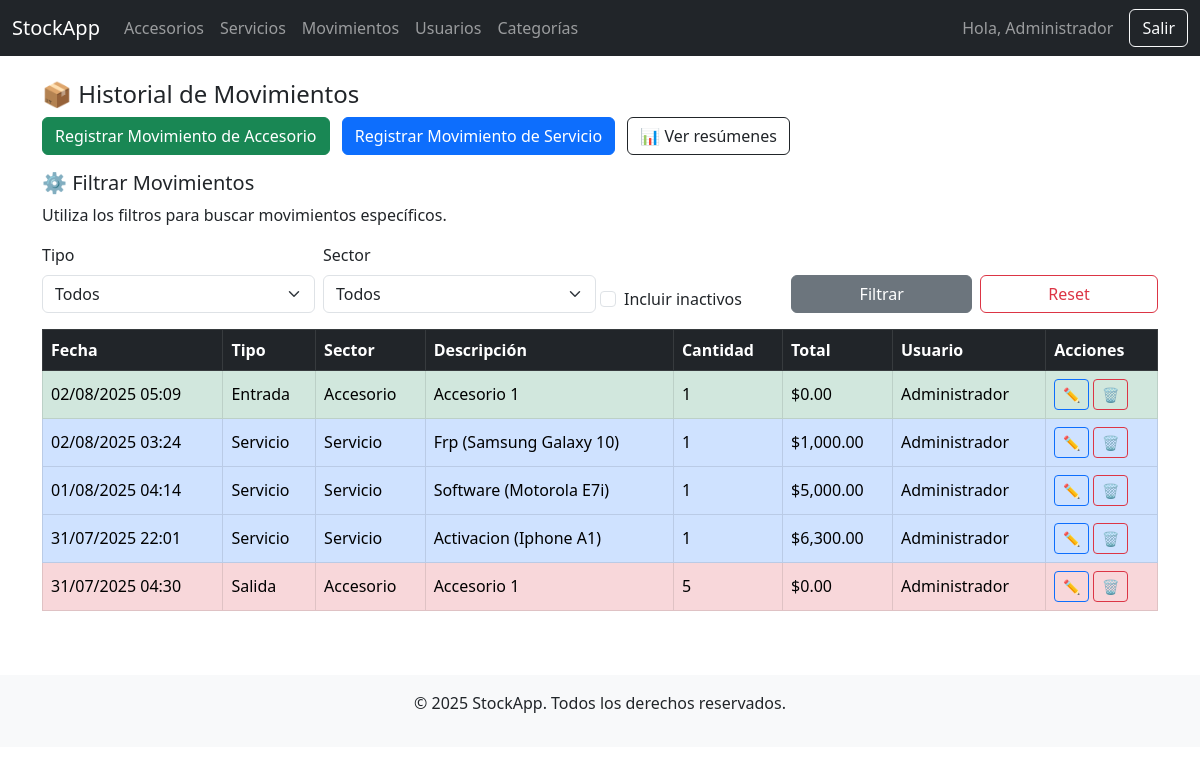
/movimientos/historial.php (signed in), run on the app's committed database.
### tables this page shows
CREATE TABLE `movimientos` (
  `id` int(11) NOT NULL,
  `usuario_id` int(11) DEFAULT NULL,
  `tipo` enum('entrada','salida','servicio') NOT NULL,
  `sector` enum('accesorio','servicio') NOT NULL,
  `item_id` int(11) NOT NULL,
  `cantidad` int(11) NOT NULL,
  `total` decimal(10,2) NOT NULL,
  `observacion` text DEFAULT NULL,
  `activo` tinyint(1) DEFAULT 1,
  `creado_en` timestamp NOT NULL DEFAULT current_timestamp()
);

CREATE TABLE `accesorios` (
  `id` int(11) NOT NULL,
  `nombre` varchar(100) NOT NULL,
  `descripcion` text DEFAULT NULL,
  `marca` varchar(100) DEFAULT NULL,
  `modelo` varchar(100) DEFAULT NULL,
  `categoria_id` int(11) DEFAULT NULL,
  `stock_actual` int(11) DEFAULT 0,
  `stock_minimo` int(11) DEFAULT 0,
  `precio_compra` decimal(10,2) DEFAULT 0.00,
  `precio_venta` decimal(10,2) DEFAULT 0.00,
  `ubicacion` varchar(100) DEFAULT NULL,
  `activo` tinyint(1) DEFAULT 1,
  `creado_en` timestamp NOT NULL DEFAULT current_timestamp(),
  `actualizado_en` timestamp NOT NULL DEFAULT current_timestamp() ON UPDATE current_timestamp()
);

CREATE TABLE `usuarios` (
  `id` int(11) NOT NULL,
  `nombre` varchar(100) NOT NULL,
  `email` varchar(100) NOT NULL,
  `password` varchar(255) NOT NULL,
  `rol` enum('admin','empleado') DEFAULT 'empleado',
  `activo` tinyint(1) DEFAULT 1,
  `creado_en` timestamp NOT NULL DEFAULT current_timestamp()
);

CREATE TABLE `servicios` (
  `id` int(11) NOT NULL,
  `marca` varchar(100) NOT NULL,
  `modelo` varchar(100) NOT NULL,
  `activacion` decimal(10,2) DEFAULT 0.00,
  `software` decimal(10,2) DEFAULT 0.00,
  `frp` decimal(10,2) DEFAULT 0.00,
  `formatear` decimal(10,2) DEFAULT 0.00,
  `pin_de_carga` decimal(10,2) DEFAULT 0.00,
  `letras_rojas` tinyint(1) DEFAULT 0,
  `pegado_tapa` tinyint(1) DEFAULT 0,
  `activo` tinyint(1) DEFAULT 1,
  `creado_en` timestamp NOT NULL DEFAULT current_timestamp()
);

### movimientos/historial.php (the view, shortened to what this page needs)
<?php
require_once '../config/database.php';
$filtros = [];
$params = [];
$incluir_inactivos = isset($_GET['incluir_inactivos']);
$where = count($filtros) ? 'WHERE ' . implode(' AND ', $filtros) : '';
$sql = "
    SELECT
        m.*,
        u.nombre AS usuario_nombre,
        a.nombre AS accesorio_nombre,
        s.marca AS servicio_marca,
        s.modelo AS servicio_modelo,
        m.tipo AS tipo_mov,
        m.sector AS sector_mov,
        m.observacion
    FROM movimientos m
    LEFT JOIN usuarios u ON m.usuario_id = u.id
    LEFT JOIN accesorios a ON m.item_id = a.id AND m.sector = 'accesorio' " . (!$incluir_inactivos ? "AND a.activo = 1" : "") . "
    LEFT JOIN servicios s ON m.item_id = s.id AND m.sector = 'servicio' " . (!$incluir_inactivos ? "AND s.activo = 1" : "") . "
    $where
    ORDER BY m.creado_en DESC
";
$stmt = $pdo->prepare($sql);
$stmt->execute($params);
$movimientos = $stmt->fetchAll();
?>
<?php include '../includes/header.php'; ?>
<?php include '../includes/navbar.php'; ?>
<div class="container mt-4">
    <h4>📦 Historial de Movimientos</h4>
    <div class="mb-3">
        <a href="registrar_accesorio.php" class="btn btn-success me-2">Registrar Movimiento de Accesorio</a>
        <a href="registrar_servicio.php" class="btn btn-primary me-2">Registrar Movimiento de Servicio</a>
        <a href="resumenes.php" class="btn btn-outline-dark">📊 Ver resúmenes</a>
    </div>
    <h5><i class="bi bi-funnel"></i> ⚙️ Filtrar Movimientos</h5>
    <p>Utiliza los filtros para buscar movimientos específicos.</p>
    <form method="GET" class="row g-2 mb-3 align-items-end">
        <div class="col-md-3">
            <label class="form-label">Tipo</label>
            <select name="tipo" class="form-select">
                <option value="">Todos</option>
            </select>
        </div>
        <div class="col-md-3">
            <label class="form-label">Sector</label>
            <select name="sector" class="form-select">
                <option value="">Todos</option>
            </select>
        </div>
        <div class="col-md-2 form-check pt-4">
            <input type="checkbox" name="incluir_inactivos" class="form-check-input" id="incluir_inactivos"
                <?= isset($_GET['incluir_inactivos']) ? 'checked' : '' ?>>
            <label for="incluir_inactivos" class="form-check-label">Incluir inactivos</label>
        </div>
        <div class="col-md-4 d-flex gap-2">
            <button class="btn btn-secondary flex-fill">Filtrar</button>
            <a href="historial.php" class="btn btn-outline-danger flex-fill">Reset</a>
        </div>
    </form>
    <div class="table-responsive">
        <table class="table table-bordered table-hover align-middle">
            <thead class="table-dark">
                <tr>
                    <th>Fecha</th>
                    <th>Tipo</th>
                    <th>Sector</th>
                    <th>Descripción</th>
                    <th>Cantidad</th>
                    <th>Total</th>
                    <th>Usuario</th>
                    <th>Acciones</th>
                </tr>
            </thead>
            <tbody>
                <?php foreach ($movimientos as $m): ?>
                    <tr class="<?= $m['tipo_mov'] === 'entrada' ? 'table-success' : ($m['tipo_mov'] === 'salida' ? 'table-danger' : 'table-primary') ?>">
                        <td><?= date('d/m/Y H:i', strtotime($m['creado_en'])) ?></td>
                        <td><?= ucfirst($m['tipo_mov']) ?></td>
                        <td><?= ucfirst($m['sector_mov']) ?></td>
                        <td>
                            <?php if ($m['sector_mov'] === 'accesorio'): ?>
                                <?= htmlspecialchars($m['accesorio_nombre']) ?>
                            <?php elseif ($m['sector_mov'] === 'servicio'): ?>
                                <?= htmlspecialchars(ucfirst($m['observacion'])) ?> (<?= $m['servicio_marca'] ?> <?= $m['servicio_modelo'] ?>)
                            <?php endif; ?>
                        </td>
                        <td><?= $m['cantidad'] ?></td>
                        <td><?= $m['total'] !== null ? '$' . number_format($m['total'], 2) : '-' ?></td>
                        <td><?= htmlspecialchars($m['usuario_nombre']) ?></td>
                        <td>
                            <?php if ($m['sector_mov'] === 'accesorio'): ?>
                                <a href="editar_accesorio.php?id=<?= $m['id'] ?>" class="btn btn-sm btn-outline-primary">✏️</a>
                            <?php else: ?>
                                <a href="editar_servicio.php?id=<?= $m['id'] ?>" class="btn btn-sm btn-outline-primary">✏️</a>
                            <?php endif; ?>
                            <a href="eliminar.php?id=<?= $m['id'] ?>" class="btn btn-sm btn-outline-danger" onclick="return confirm('¿Eliminar movimiento?')">🗑️</a>
                        </td>
                    </tr>
                <?php endforeach; ?>
            </tbody>
        </table>
    </div>
</div>
<?php include '../includes/footer.php'; ?>

### data on the page
movimientos: creado_en "02/08/2025 05:09", tipo "Entrada", sector "Accesorio", accesorios.nombre "Accesorio 1", cantidad "1", total "0.00", usuario.nombre "Administrador"
movimientos: creado_en "02/08/2025 03:24", tipo "Servicio", sector "Servicio", observacion "Frp", servicios.marca "Samsung", servicios.modelo "Galaxy 10", cantidad "1", total "1,000.00", usuario.nombre "Administrador"
movimientos: creado_en "01/08/2025 04:14", tipo "Servicio", sector "Servicio", observacion "Software", servicios.marca "Motorola", servicios.modelo "E7i", cantidad "1", total "5,000.00", usuario.nombre "Administrador"
movimientos: creado_en "31/07/2025 22:01", tipo "Servicio", sector "Servicio", observacion "Activacion", servicios.marca "Iphone", servicios.modelo "A1", cantidad "1", total "6,300.00", usuario.nombre "Administrador"
movimientos: creado_en "31/07/2025 04:30", tipo "Salida", sector "Accesorio", accesorios.nombre "Accesorio 1", cantidad "5", total "0.00", usuario.nombre "Administrador"

### other printed values
$_SESSION['nombre'] "Administrador"
